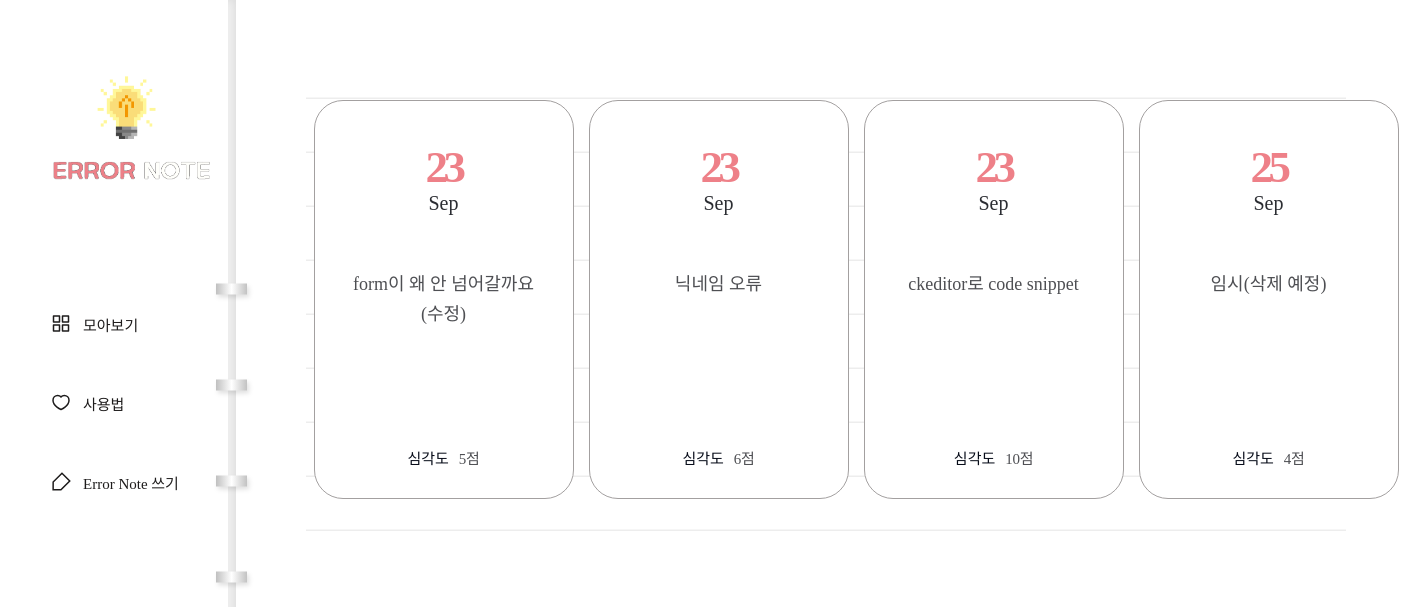
/diary/, run on an earlier commit of the app's database.
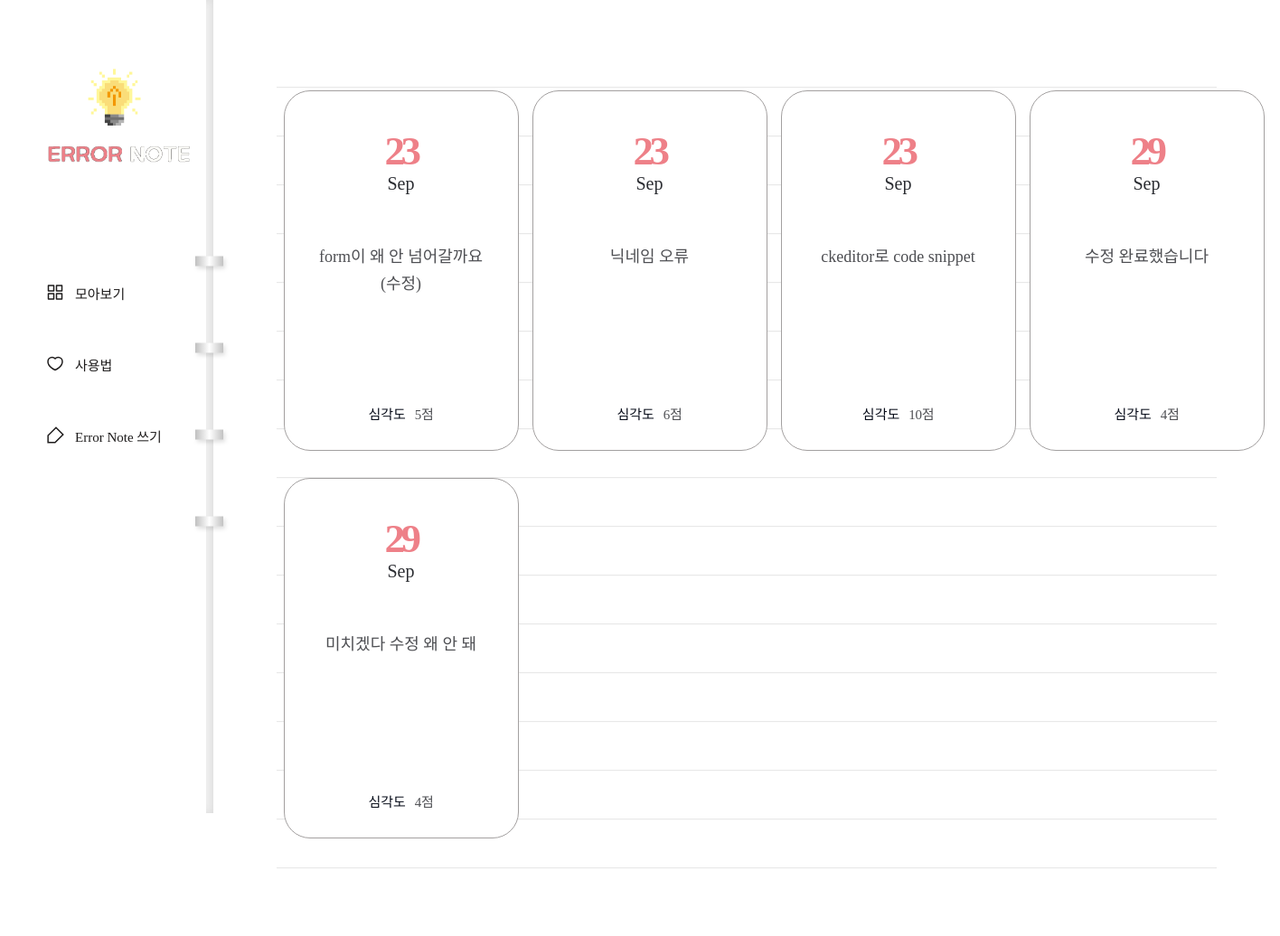
And on a later commit of the database.
### diary/models.py (models this page shows, shortened)
class Page(models.Model):
    title = models.CharField(max_length=50)
    content = models.TextField()
    score = models.IntegerField()
    dt_created = models.DateTimeField(verbose_name="Date Created", auto_now_add=True)

### diary/views.py (the view)
# urls.py: path('diary/', views.page_list, name='page-list'),
def page_list(request):
    object_list = Page.objects.all()
    return render(request, 'diary/page_list.html', {'object_list': object_list})

### diary/templates/diary/page_list.html
{% extends './base.html' %}
{% block content %}
<div class="wrap-note">
    <div class="note">
        <div class="note-list">
            <ul>
                {% for obj in object_list %}
                <li>
                    <a href="{% url 'page-detail' obj.id %}">
                        <div class="date">
                            <span>{{obj.dt_created|date:"d"}}</span>
                            <p>{{obj.dt_created|date:"M"}}</p>
                        </div>
                        <h2>{{obj.title}}</h2>
                        <div class="score">
                            <p>심각도</p>
                            <span>{{obj.score}}점</span>
                        </div>
                    </a>
                </li>
                {% endfor %}
            </ul>
        </div>
    </div>
</div>
{% endblock content %}

### diary/templates/diary/base.html (shortened to what this page needs)
{% load static %}
<!DOCTYPE html>
    <html lang="en">
    <head>
        <link rel="stylesheet" href="{% static 'diary/css/styles.css' %}" />
        <link
        rel="stylesheet"
        type="text/css"
        href="https://cdn.rawgit.com/moonspam/NanumSquare/master/nanumsquare.css"
        />
        <link
        rel="stylesheet"
        href="https://cdn.jsdelivr.net/gh/projectnoonnu/noonfonts_two@1.0/NanumBarunpen.woff"
        />
    </head>
    <body>
        <div class="menu">
        <h1>
            <a href="{% url 'page-list' %}"
            ><img src="{% static 'diary/image/logo02.png' %}"
            /></a>
        </h1>
        <ul>
            <li><a href="{% url 'page-list' %}">모아보기</a></li>
            <li><a href="{% url 'info' %}">사용법</a></li>
            <li><a href="{% url 'page-create' %}">Error Note 쓰기</a></li>
        </ul>
        </div>
        {% block content %} {% endblock content %}
    </body>
</html>

### diary/static/diary/css/styles.css (style rules this page uses)
h1,h2,h3,p,a,ul,li { margin: 0; padding: 0; font-family: 'NanumSquare'; list-style: none; text-decoration: none; outline: none; }
html { position: relative; min-height: 100%; margin: 0; }
body { margin: 0; padding: 0; -webkit-font-smoothing: antialiased; -moz-osx-font-smoothing: auto; }
img { max-width: 100%; margin: 0; padding: 0; border: 0; }
.menu { position: fixed; width: 236px; height: 100vh; min-height: 900px; background-color: white; z-index: 99; }
.menu:before { content: ""; display: block; position: absolute; width: 8px; height: 100%; top: 0; right: 0; background-color: #f6f6f6; box-shadow: inset -3px 0 8px 0 rgba(0, 0, 0, 0.11); }
.menu:after { content: ""; display: block; position: absolute; width: 43px; height: 353px; top: 48%; right: -21px; transform: translateY(-50%); background: url(../image/notespring.svg) no-repeat; }
.menu h1 { position: absolute; margin-left: 49px; top: 74px; }
.menu ul { position: absolute; top: 48%; transform: translateY(-50%); }
.menu ul li { margin-bottom: 58px; padding-left: 83px; }
.menu ul li a { display: block; position: relative; font-family: 'NanumSquare'; color: #1e1c1c; font-size: 15px; }
.menu ul li a:after { content: ""; display: block; position: absolute; width: 21px; height: 20px; top: 0; left: -32px; background: url(../image/ic-feed-white.svg) no-repeat; }
.menu ul li:first-child a:after { background: url(../image/ic-feed-black.svg) no-repeat; }
.menu ul li:nth-child(2) a:after { background: url(../image/ic-heart-black.svg) no-repeat; }
.menu ul li:last-child a:after { background: url(../image/ic-pen-black.svg) no-repeat; }
.wrap-note .note { padding-left: 236px; padding-top: 50px; padding-bottom: 200px; }
.note-list { margin: 0 70px; padding-top: 50px; background: url(../image/note-bg.svg) repeat-x center/1535px 974px; }
.note-list ul { overflow: hidden; width: 1100px; margin: 0 auto; padding-bottom: 50px; }
.note-list ul li { float: left; width: 25%; padding-bottom: 30px; }
.note-list ul li a { display: block; width: 258px; height: 397px; margin: 0 auto; background: #fff; border: solid 1px #a3a0a0; border-radius: 29px; }
.note-list ul li a .date { margin-top: 40px; margin-bottom: 55px; text-align: center; }
.note-list ul li a .date p { display: inline-block; font-family: 'NanumSquare'; color: #2b2d32; font-size: 20px; text-align: center; text-transform: capitalize; line-height: 1; }
.note-list ul li a .date span { display: block; font-family: 'NanumSquare'; color: #ee8088; font-weight: 700; font-size: 45px; letter-spacing: -4.47px; }
.note-list ul li a h2 { width: 196px; height: 150px; margin: 0 auto; font-family: 'NanumBarunpen'; color: #4e4f53; font-weight: normal; font-size: 18px; line-height: 1.67; text-align: center; }
.note-list ul li a .score { margin-top: 28px; text-align: center; }
.note-list ul li a .score p { display: inline-block; font-family: 'NanumSquare'; color: #060b18; font-size: 15px; }
.note-list ul li a .score span { padding-left: 6px; font-family: 'NanumBarunpen'; color: #4e4f53; font-size: 15px; letter-spacing: -0.29px; }

What changed in the data, as far as the page shows it:
removed Page: dt_created "25", dt_created "Sep", title "임시(삭제 예정)", score "4"
added Page: dt_created "29", dt_created "Sep", title "수정 완료했습니다", score "4"
added Page: dt_created "29", dt_created "Sep", title "미치겠다 수정 왜 안 돼", score "4"
